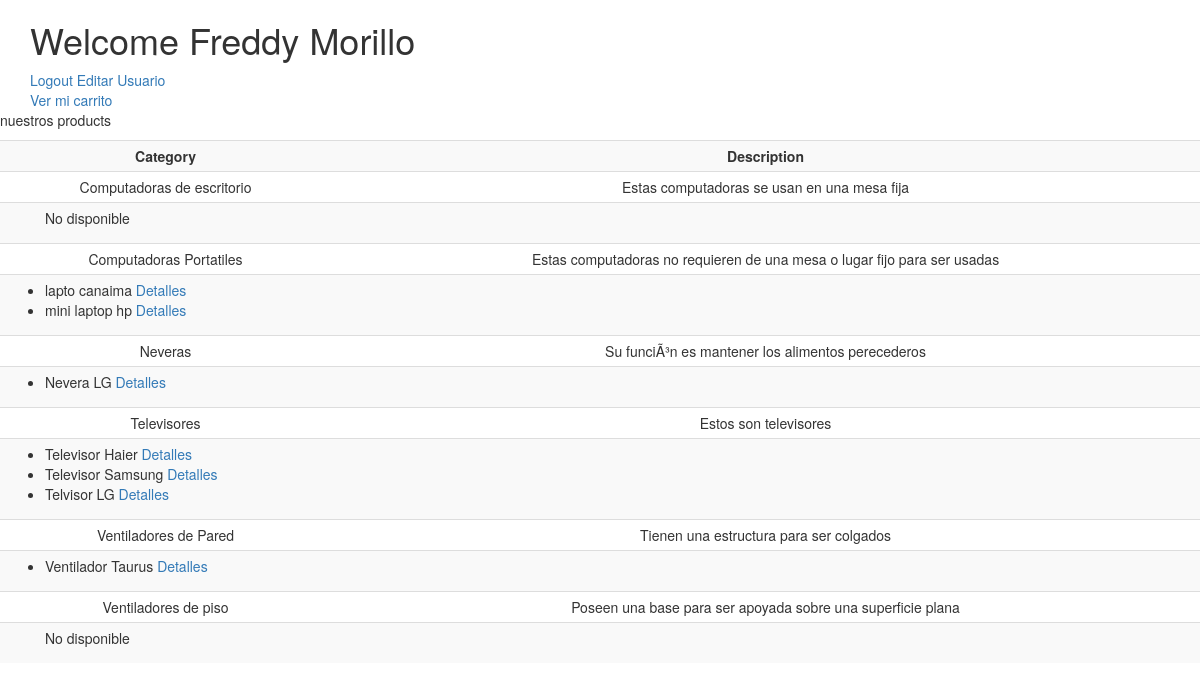
Screenshot of /controlador/AccionUser.php (signed in) with the database file from the repository.
### tables this page shows
CREATE TABLE `ProductCategory` (
  `id` int(11) NOT NULL,
  `name` varchar(50) NOT NULL,
  `description` text NOT NULL
);

CREATE TABLE `Product` (
  `id` int(11) NOT NULL,
  `name` varchar(100) NOT NULL,
  `price` float NOT NULL,
  `active` tinyint(1) NOT NULL,
  `image` varchar(200) NOT NULL,
  `product_category_id` int(11) NOT NULL
);

### modelo/MCategoryProduct.php (called while the page is built, shortened)
<?php
function getCategoriesProduct()
{
	$conectar= new Conexion();
	$conectar=$conectar->getConexion();
	$statement=$conectar->prepare("SELECT * FROM ProductCategory ORDER BY name ASC");
	$statement->execute();
	$arreglo=$statement->fetchAll(PDO::FETCH_ASSOC);
	return $arreglo;
}
 ?>

### modelo/MProduct.php (called while the page is built, shortened)
<?php
function getProducts()
{
	$conectar= new Conexion();
	$conectar= $conectar->getConexion();
	$statement=$conectar->prepare("SELECT * FROM Product ORDER BY name ASC");
	$statement->execute();
	$arreglo=$statement->fetchAll(PDO::FETCH_ASSOC);
	return $arreglo;
}
 ?>

### PaginaInicio.php (the view, shortened to what this page needs)
<!DOCTYPE html>
<html lang="en">
<head>
	<link rel="stylesheet" href="../css/bootstrap.min.css">
	<link rel="stylesheet" href="../css/estilos.css">
</head>
<body>
	<header class="container">
		<h1>
			Welcome <?= $_SESSION['firstName']." ". $_SESSION['lastName'] ?>
		</h1>
		<a href="Logout.php">Logout</a>
		<a href="EditarUser.php">Editar Usuario</a>
	</header>
		<div class="container">
		<a href="Carrito.php">Ver mi carrito</a>
		</div>
<p>nuestros products</p>
	<table class="table table-striped table-condensed">
			<tr>
				<th class="text-center">Category</th>
				<th class="text-center">Description</th>
			</tr>
			<?php foreach ($arrayCategories as $category):?>
			<tr class="text-center">
				<td><?= $category['name'] ?></td>
				<td><?= $category['description']?></td>
			</tr>
			<tr>
				<td colspan="2">
					<ul class="">
					<?php $noDisponible=null; ?>
					<?php foreach ($arrayProducts as $products):?>
						<?php if ($category['id']==$products['product_category_id']): ?>
						<?php $noDisponible=1 ?>
							<li>
								<?=$products['name'];?> <a href="Detalles.php?idProduct=<?=$products['id']?>&idCategory=<?=$category['id']?>">Detalles</a>
							</li>
						<?php endif ?>
					<?php endforeach ?>
						<?php if ($noDisponible==null): ?>
							<p>No disponible</p>
						<?php endif ?>
					</ul>
				</td>
			</tr>
			<?php endforeach ?>
	</table>
</body>
</html>

### css/estilos.css (style rules this page uses)
header { background-color: }

### rows the page displays
productcategory: name "Computadoras de escritorio", description "Estas computadoras se usan en una mesa fija", shows "No disponible"
productcategory: name "Computadoras Portatiles", description "Estas computadoras no requieren de una mesa o lugar fijo para ser usadas"
product: name "lapto canaima"
product: name "mini laptop hp"
productcategory: name "Neveras", description "Su funciÃ³n es mantener los alimentos perecederos"
product: name "Nevera LG"
productcategory: name "Televisores", description "Estos son televisores"
product: name "Televisor Haier"
product: name "Televisor Samsung"
product: name "Telvisor LG"
productcategory: name "Ventiladores de Pared", description "Tienen una estructura para ser colgados"
product: name "Ventilador Taurus"
productcategory: name "Ventiladores de piso", description "Poseen una base para ser apoyada sobre una superficie plana", shows "No disponible"

### other values shown
$_SESSION['firstName'] "Freddy"
$_SESSION['lastName'] "Morillo"
